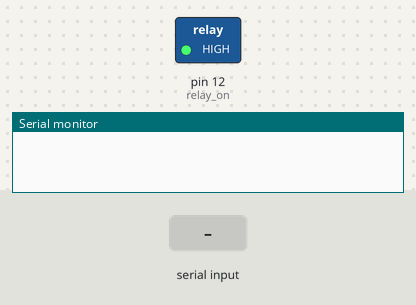
A sketch run on a simulated Arduino Uno, built with avr-gcc and run on an emulated ATmega328P. On the bench: switched loads named in the sketch (green lamp = pin HIGH), the last lines printed to the serial monitor. The test bench sets the inputs (shaded band).

Above: at 1.2 s.
1.3 s: "Arty off" received over Serial
At 3.4 s:
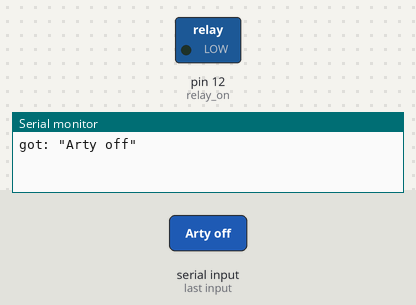
3.8 s: "Arty on" received over Serial
At 5.3 s:
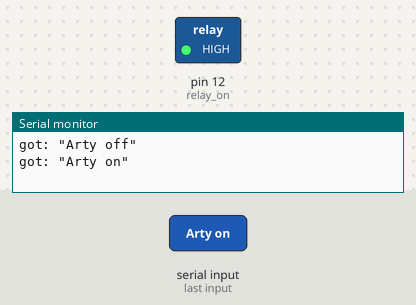
Timing chart, 0 to 6.8 s (numbered marks = the images above; inputs shaded):
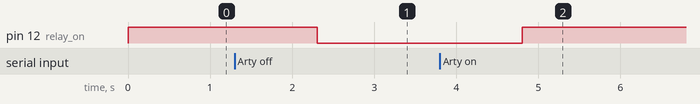

Measured:
- after the input at 1.3 s, pin 12 (relay_on): HIGH → LOW after 1.0 s
- after the input at 3.8 s, pin 12 (relay_on): LOW → HIGH after 1.0 s

The sketch:

serial_relay.ino
```cpp
const int relay_on = 12;

void setup() {
  Serial.begin(9600);
  pinMode(relay_on, OUTPUT);
  digitalWrite(relay_on, 1);

}

void loop() {
  String cmd;

  if (Serial.available()) {
    cmd = Serial.readString();
    Serial.println("got: \"" + cmd + "\"");
    if (cmd == "Arty on"){
      digitalWrite(relay_on, 1);
    }
    else if (cmd == "Arty off"){
      digitalWrite(relay_on, 0);
    }
    else {
      Serial.println("meh");
    }
  }
}
```
